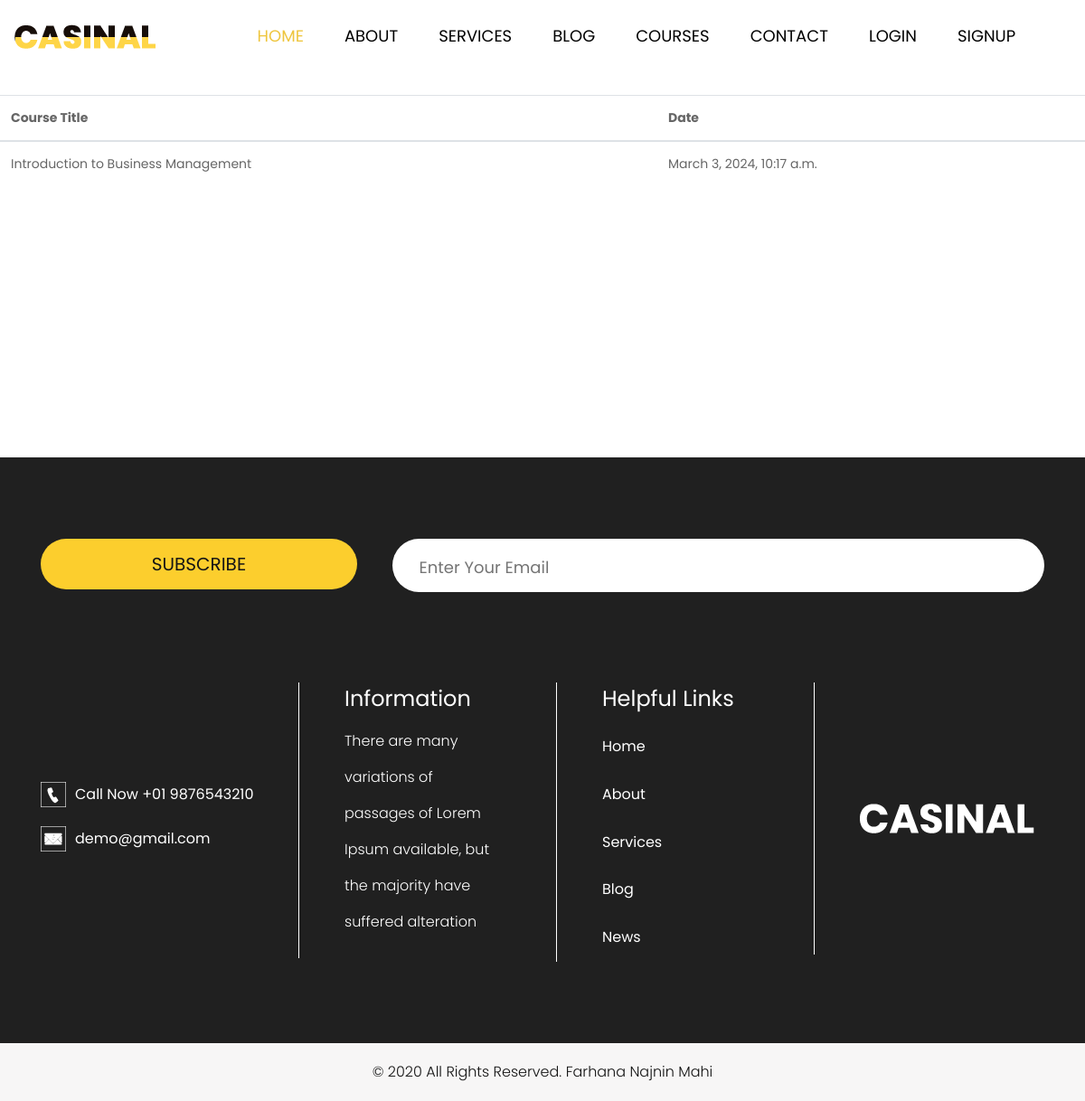
Screenshot of /user/profile/ with the database file from the repository.
### Courses/models.py (models this page shows, shortened)
class Enroll(models.Model):
    user = models.ForeignKey(User, on_delete = models.CASCADE)
    course = models.ForeignKey(courses, on_delete = models.CASCADE)
    enroll_date = models.DateTimeField(auto_now_add = True)

class courses(models.Model):
    name = models.CharField(max_length=60)
    category = models.ForeignKey(Categori,on_delete=models.CASCADE)
    description = models.TextField()
    image = models.ImageField(upload_to = 'media/uploads/',blank=True,null=True)
    date = models.DateTimeField(auto_now_add = True)

### user/views.py (the view)
# urls.py: path('profile/',views.ProfileView, name = 'profile'),
def ProfileView(request,category_slug = None):
    data = courses.objects.all()
    categoryCourse = Categori.objects.all()
    enroll = Enroll.objects.all()
    if category_slug is not None:
        user_id = request.user.id
        category = Categori.objects.get(slug = category_slug)
        data = courses.objects.filter(Category = category)
        enroll = Enroll.objects.filter(id = user_id)
    return render(request, 'profile.html', {'data': data,'Enroll': enroll, 'categoryCourse': categoryCourse})

### user/templates/profile.html
{% extends 'base.html' %}
{% load crispy_forms_tags %}
{% block content %}
<div class="mb-10" style="margin-bottom: 300px;">
<table class="table mt-4">
    <thead>
      <tr>
        <th scope="col">Course Title</th>
        <th scope="col">Date</th>
      </tr>
    </thead>
    <tbody>
        {% for i in Enroll %}
        <tr>
          <td>{{i.course.name}}</td>
          <td>{{i.enroll_date}}</td>
        </tr>
        {% endfor %}
      </tbody>
  </table>
</div>
{% endblock %}

### static/css/style.css (style rules this page uses)
* { box-sizing: border-box !important; transition: ease all 0.5s; }
html { scroll-behavior: smooth; }
body { color: #666666; font-size: 14px; font-family: 'Poppins', sans-serif; line-height: 1.80857; font-weight: normal; overflow-x: hidden; }
*, *::after, *::before { -webkit-box-sizing: border-box; -moz-box-sizing: border-box; box-sizing: border-box; }

### rows the page displays
Enroll: course.name "Introduction to Business Management", enroll_date "March 3, 2024, 10:17 a.m."
